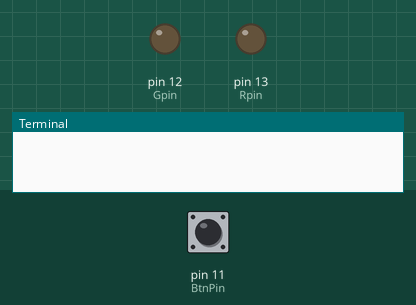
Simulated run of this program. Board: Raspberry Pi (header pin numbers). On the bench: output pins drawn as LEDs (lit = HIGH), the last lines printed to the terminal. Inputs (shaded band) come from the test bench; at power-on: pin 11 (BtnPin) HIGH.

Above: at 1.2 s.
1.3 s: pin 11 (BtnPin) pulled LOW for 0.15 s
At 2.1 s:
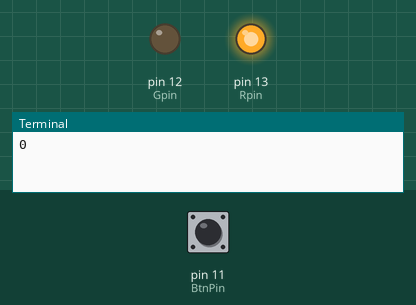
2.9 s: pin 11 (BtnPin) pulled LOW for 1 s
At 5.1 s:
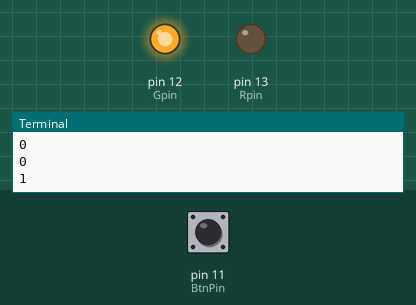
5.4 s: pin 11 (BtnPin) pulled LOW for 3.2 s
At 6.4 s:
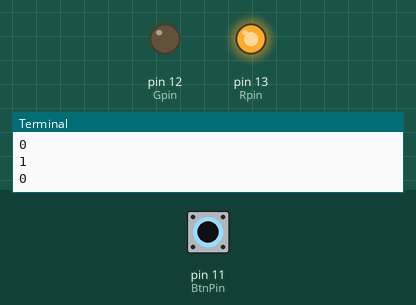
Timing chart, 0 to 10.1 s (numbered marks = the images above; inputs shaded):
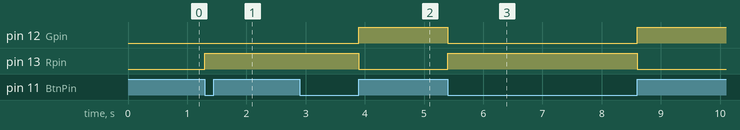

The program:

reed_switch.py
```python
#! /usr/bin/env python

import RPi.GPIO as GPIO
BtnPin = 11
Gpin = 12
Rpin = 13

def setup():
    GPIO.setmode(GPIO.BOARD)
    GPIO.setup(Gpin, GPIO.OUT)
    GPIO.setup(Rpin, GPIO.OUT)
    GPIO.setup(BtnPin, GPIO.IN, pull_up_down=GPIO.PUD_UP)

    GPIO.add_event_detect(BtnPin, GPIO.BOTH, callback=detect, bouncetime=200)

def Led(x):
    if x == 0:
        GPIO.output(Rpin, 1)
        GPIO.output(Gpin, 0)

    if x == 1:
        GPIO.output(Gpin, 1)
        GPIO.output(Rpin, 0)

def Print(x):
    if x == 0:
        print('    *********************')
        print('    *  Button Pressed!  *')
        print('    *********************')

def detect(chn):
    Led(GPIO.input(BtnPin))
    print(GPIO.input(BtnPin))


def loop():
    while True:
        pass

def destroy():
    GPIO.output(Gpin, GPIO.HIGH)
    GPIO.output(Rpin, GPIO.HIGH)
    GPIO.cleanup()

if __name__ == '__main__':
    setup()
    try:
        loop()
    except KeyboardInterrupt:
        destroy()
```

Measured:
- after the input at 1.3 s, pin 13 (Rpin): LOW → HIGH at once
- after the input at 2.9 s, pin 12 (Gpin): LOW → HIGH after 1.0 s; pin 13 (Rpin): HIGH → LOW after 1.0 s
- after the input at 5.4 s, pin 12 (Gpin): HIGH → LOW at once, → HIGH 3.2 s later; pin 13 (Rpin): LOW → HIGH at once, → LOW 3.2 s later
